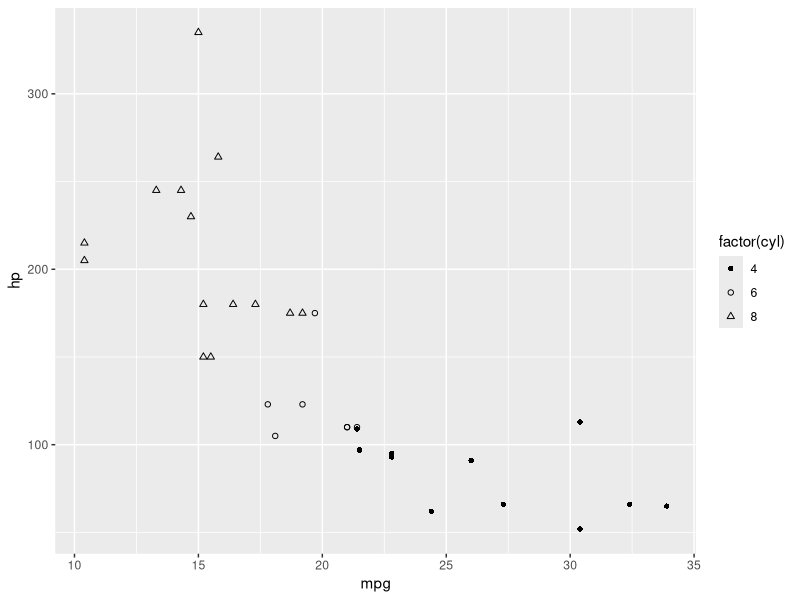

Recreate this plot in R. (Note: this script raises an error after producing the figure.)
## ---- chunk 1
library(ggplot2)
library(ggthemes)
## ---- chunk 2
(ggplot(mtcars, aes(x=mpg, y=hp, shape=factor(cyl)))
 + geom_point() + scale_shape_tremmel())
(ggplot(mtcars, aes(x=mpg, y=hp, shape=factor(cyl)))
 + geom_point() + scale_shape_tremmel(n3alt=FALSE))
(ggplot(mtcars, aes(x=mpg, y=hp, shape=factor(am)))
 + geom_point() + scale_shape_tremmel())
(ggplot(mtcars, aes(x=mpg, y=hp, shape=factor(am)))
 + geom_point() + scale_shape_tremmel(overlap=TRUE))



